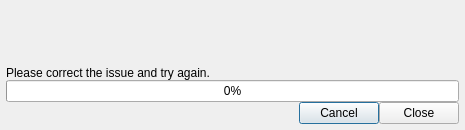
<?xml version="1.0" encoding="UTF-8"?>
<ui version="4.0">
 <class>ActionProgressDialog</class>
 <widget class="QDialog" name="ActionProgressDialog">
  <property name="geometry">
   <rect>
    <x>0</x>
    <y>0</y>
    <width>465</width>
    <height>91</height>
   </rect>
  </property>
  <property name="minimumSize">
   <size>
    <width>450</width>
    <height>0</height>
   </size>
  </property>
  <property name="modal">
   <bool>true</bool>
  </property>
  <layout class="QVBoxLayout" name="mainLayout">
   <property name="spacing">
    <number>0</number>
   </property>
   <property name="leftMargin">
    <number>6</number>
   </property>
   <property name="topMargin">
    <number>6</number>
   </property>
   <property name="rightMargin">
    <number>6</number>
   </property>
   <property name="bottomMargin">
    <number>6</number>
   </property>
   <item>
    <layout class="QHBoxLayout" name="iconLayout">
     <item>
      <widget class="QLabel" name="iconLabel">
       <property name="minimumSize">
        <size>
         <width>32</width>
         <height>32</height>
        </size>
       </property>
       <property name="maximumSize">
        <size>
         <width>32</width>
         <height>32</height>
        </size>
       </property>
       <property name="visible">
        <bool>false</bool>
       </property>
      </widget>
     </item>
     <item>
      <widget class="QLabel" name="statusLabel">
       <property name="wordWrap">
        <bool>true</bool>
       </property>
      </widget>
     </item>
    </layout>
   </item>
   <item>
    <widget class="QLabel" name="subStatusLabel">
     <property name="visible">
      <bool>false</bool>
     </property>
     <property name="styleSheet">
      <string notr="true">color: gray; font-size: 90%;</string>
     </property>
     <property name="wordWrap">
      <bool>true</bool>
     </property>
    </widget>
   </item>
   <item>
    <widget class="QLabel" name="exceptionLabel">
     <property name="visible">
      <bool>false</bool>
     </property>
     <property name="styleSheet">
      <string notr="true">color: red;</string>
     </property>
     <property name="wordWrap">
      <bool>true</bool>
     </property>
    </widget>
   </item>
   <item>
    <widget class="QLabel" name="bottomLabel">
     <property name="visible">
      <bool>false</bool>
     </property>
     <property name="text">
      <string>Please correct the issue and try again.</string>
     </property>
     <property name="wordWrap">
      <bool>true</bool>
     </property>
    </widget>
   </item>
   <item>
    <widget class="QProgressBar" name="progressBar">
     <property name="value">
      <number>0</number>
     </property>
    </widget>
   </item>
   <item>
    <layout class="QHBoxLayout" name="buttonLayout">
     <item>
      <spacer name="horizontalSpacer">
       <property name="orientation">
        <enum>Qt::Orientation::Horizontal</enum>
       </property>
       <property name="sizeHint" stdset="0">
        <size>
         <width>40</width>
         <height>20</height>
        </size>
       </property>
      </spacer>
     </item>
     <item>
      <widget class="QPushButton" name="cancelButton">
       <property name="visible">
        <bool>false</bool>
       </property>
       <property name="text">
        <string>Cancel</string>
       </property>
      </widget>
     </item>
     <item>
      <widget class="QPushButton" name="closeButton">
       <property name="visible">
        <bool>false</bool>
       </property>
       <property name="text">
        <string>Close</string>
       </property>
      </widget>
     </item>
    </layout>
   </item>
  </layout>
 </widget>
 <resources/>
 <connections/>
</ui>
